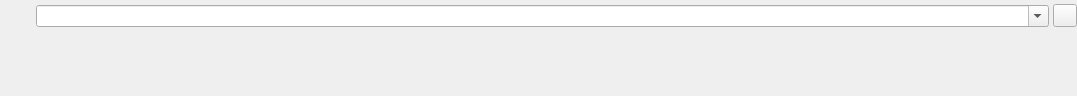
<?xml version="1.0" encoding="UTF-8"?>
<ui version="4.0">
 <class>ImageChooser</class>
 <widget class="QWidget" name="ImageChooser">
  <property name="geometry">
   <rect>
    <x>0</x>
    <y>0</y>
    <width>1077</width>
    <height>96</height>
   </rect>
  </property>
  <property name="windowTitle">
   <string>Form</string>
  </property>
  <layout class="QVBoxLayout" name="verticalLayout">
   <property name="spacing">
    <number>4</number>
   </property>
   <property name="leftMargin">
    <number>0</number>
   </property>
   <property name="topMargin">
    <number>0</number>
   </property>
   <property name="rightMargin">
    <number>0</number>
   </property>
   <property name="bottomMargin">
    <number>0</number>
   </property>
   <item>
    <layout class="QHBoxLayout" name="horizontalLayout">
     <item>
      <widget class="QLabel" name="icon">
       <property name="minimumSize">
        <size>
         <width>32</width>
         <height>32</height>
        </size>
       </property>
       <property name="maximumSize">
        <size>
         <width>32</width>
         <height>32</height>
        </size>
       </property>
       <property name="baseSize">
        <size>
         <width>32</width>
         <height>37</height>
        </size>
       </property>
       <property name="text">
        <string/>
       </property>
       <property name="scaledContents">
        <bool>true</bool>
       </property>
      </widget>
     </item>
     <item>
      <widget class="QComboBox" name="imageUrl">
       <property name="toolTip">
        <string>Choose a disk image file, or enter a URL to download and write a remote disk image.</string>
       </property>
       <property name="editable">
        <bool>true</bool>
       </property>
       <property name="insertPolicy">
        <enum>QComboBox::InsertAtTop</enum>
       </property>
       <property name="placeholderText">
        <string>Choose a file or enter a URL...</string>
       </property>
      </widget>
     </item>
     <item>
      <widget class="QToolButton" name="chooseLocalFile">
       <property name="toolTip">
        <string>Choose a local disk image to write.</string>
       </property>
       <property name="text">
        <string/>
       </property>
       <property name="icon">
        <iconset theme="document-open">
         <normaloff>.</normaloff>.</iconset>
       </property>
      </widget>
     </item>
    </layout>
   </item>
   <item>
    <widget class="QLabel" name="imageDescription">
     <property name="text">
      <string/>
     </property>
    </widget>
   </item>
  </layout>
 </widget>
 <resources/>
 <connections/>
</ui>
